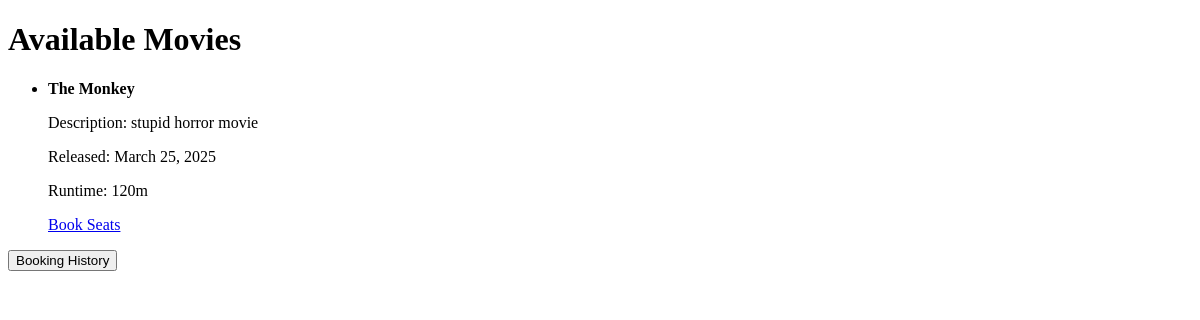
The page /movies/ on the database as committed earlier.
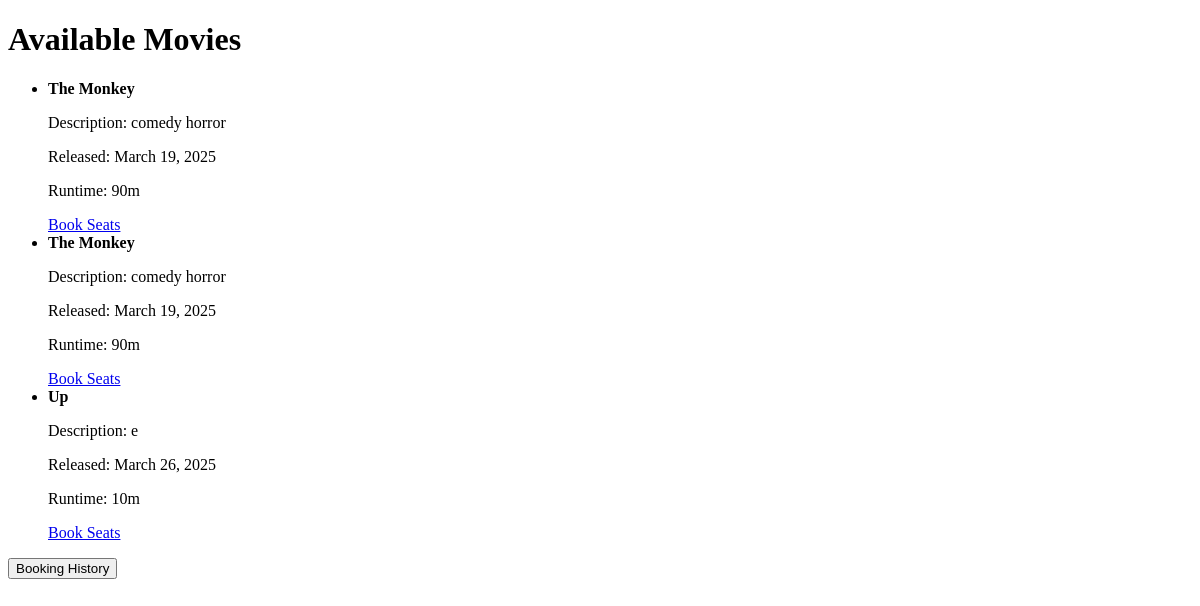
The same page on the database as committed later.
### reservations/models.py (models this page shows, shortened)
class Movie(models.Model):
    title = models.CharField(max_length=255)
    description = models.TextField()
    release_date = models.DateField()
    duration = models.PositiveIntegerField(help_text="Duration in minutes")

### reservations/views.py (the view)
# urls.py: path('movies/', reservation_views.movie_list, name='movie_list'),
def movie_list(request):
    movies = Movie.objects.all()
    return render(request, 'reservations/movie_list.html', {'movies': movies})

### reservations/templates/reservations/movie_list.html (shortened to what this page needs)
<!DOCTYPE html>
<html lang="en">
<head>
</head>
<body>
    <h1>Available Movies</h1>
    <ul>
        {% for movie in movies %}
            <li>
                <strong>{{ movie.title }}</strong>
                <p>Description: {{ movie.description }}</p>
                <p>Released: {{ movie.release_date }}</p>
                <p>Runtime: {{ movie.duration }}m</p>
                <a href="{% url 'seat_booking' movie.id %}">Book Seats</a>
                <br>
            </li>
        {% endfor %}
    </ul>
    <form action="{% url 'booking_history' %}" method="get">
        <button type="submit">Booking History</button>
    </form>
</body>
</html>

Rows that differ between the two databases and show on the page:
changed Movie (number 1 of 3 on the later page): description "stupid horror movie" → "comedy horror"; release_date "March 25, 2025" → "March 19, 2025"; duration "120" → "90"
added Movie: title "The Monkey", description "comedy horror", release_date "March 19, 2025", duration "90"
added Movie: title "Up", description "e", release_date "March 26, 2025", duration "10"
